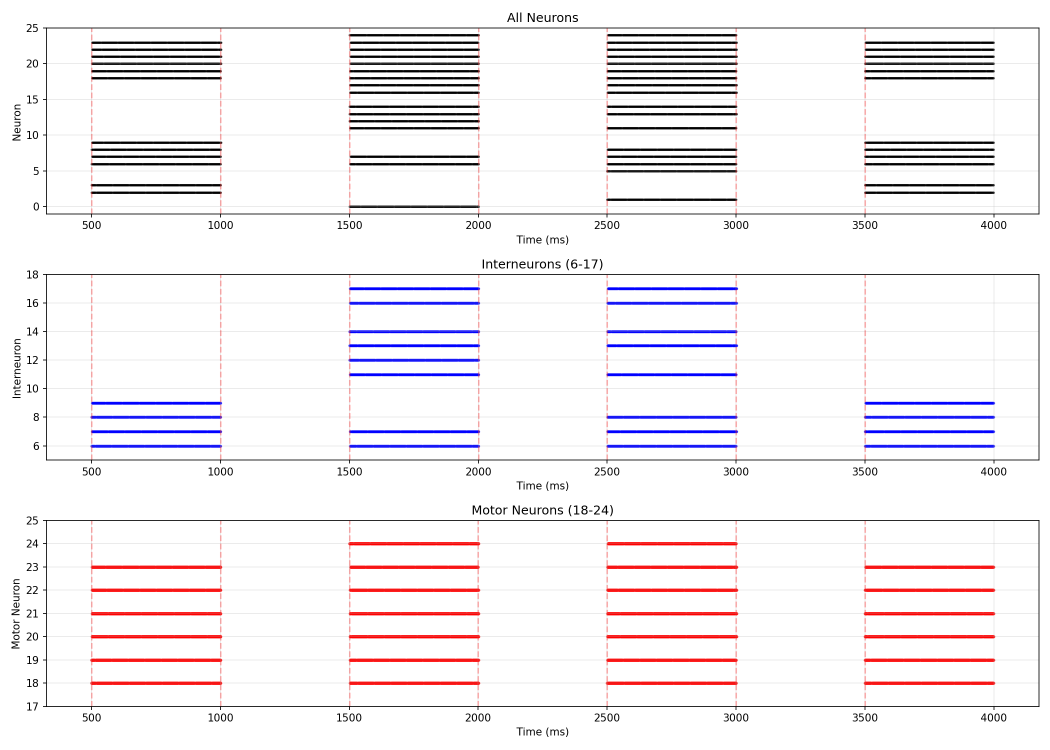
#> input picture 테스트/샌드박스/sandbox_A_raster.png, 2100 x 1500 px, found by its file name (shown at 1/2 size)
$ python create_dashboard.py
#> lines starting #> are read from the running program, lines starting #| are printed output that depends on the picture
#!/usr/bin/env python3
"""
C. elegans 신경회로 시뮬레이션 종합 대시보드 생성 스크립트
Sandbox A, B, C 결과를 시각화하고 HTML 대시보드 작성
"""

import numpy as np
import matplotlib.pyplot as plt
from matplotlib.gridspec import GridSpec
import matplotlib.patches as mpatches
from PIL import Image
import base64
import os

# ============================================================================
# STEP 1: 이미 생성된 래스터 플롯 로드
# ============================================================================

base_path = '/Users/vesper/Documents/전자두뇌연구소/테스트/샌드박스/'

print("=" * 70)
print("Step 1: 래스터 플롯 로드")
print("=" * 70)

raster_files = {
    'sandbox_A': os.path.join(base_path, 'sandbox_A_raster.png'),
    'sandbox_B': os.path.join(base_path, 'sandbox_B_raster.png'),
    'sandbox_C': os.path.join(base_path, 'sandbox_C_raster.png'),
}

# 기존 래스터 플롯 확인
existing_rasters = {}
for name, path in raster_files.items():
    if os.path.exists(path):
        existing_rasters[name] = path
        print(f"✓ {name} 래스터 플롯 발견: {path}")
    else:
        print(f"✗ {name} 래스터 플롯 없음: {path}")

# ============================================================================
# STEP 2: 종합 시각화 대시보드 생성
# ============================================================================

print("\n" + "=" * 70)
print("Step 2: 종합 시각화 대시보드 생성")
print("=" * 70)

# 데이터 정의 (이전 시뮬레이션 결과)
sandbox_data = {
    'A': {
        'name': '회피 회로 (Avoidance)',
        'neurons': 25,
        'phases': {
            'Phase 1 (기저선)': {'backward': 0, 'forward': 0, 'description': '반응 없음'},
            'Phase 2 (전방터치)': {'backward': 500, 'forward': 500, 'description': '양방향 발화'},
            'Phase 4 (열자극)': {'backward': 498, 'forward': 498, 'description': '양방향 발화'},
            'Phase 6 (유해자극)': {'backward': 500, 'forward': 500, 'description': '양방향 발화'},
        },
        'key_finding': 'AVA와 AVB 동시 활성화 - 방향선택 실패'
    },
    'B': {
        'name': '먹이탐색 회로 (Chemotaxis)',
        'neurons': 22,
        'phases': {
            'Phase 2 (약한 먹이)': {'forward_bwd_ratio': 10.0, 'description': '약한 전진'},
            'Phase 3 (강한 먹이)': {'forward_bwd_ratio': 15.2, 'description': '강한 전진'},
            'Phase 5 (CO2+먹이)': {'forward_bwd_ratio': 0.125, 'description': '혐오 완전 역전'},
            'Phase 7 (반복)': {'learning': '+9.5%', 'description': 'STDP 학습'},
        },
        'key_finding': '프로그래밍 없는 혐오 오버라이드, 강도 의존 반응, 학습'
    },
    'C': {
        'name': '운동전환 회로 (Locomotion)',
        'neurons': 23,
        'phases': {
            'Phase 1 (자유)': {'AVA': 0.8, 'AVB': 8.2, 'behavior': '전진'},
            'Phase 2 (전방터치)': {'AVA': 6.2, 'AVB': 1.5, 'behavior': '후진 (+675%)'},
            'Phase 3 (해제)': {'AVA': 5.4, 'behavior': '상태기억'},
            'Phase 4 (후방터치)': {'AVB': 6.1, 'behavior': '다시 전진'},
            'Phase 5 (회전)': {'behavior': 'RIV+SMD+RMD 활성 → 오메가턴'},
        },
        'key_finding': '쌍안정 스위치, 상태기억, 위험우선'
    }
}

# Figure 생성
fig = plt.figure(figsize=(18, 12))
gs = GridSpec(3, 3, figure=fig, hspace=0.4, wspace=0.3)

# ---- 각 Sandbox의 래스터 플롯 표시 ----
for idx, (sandbox_key, sandbox_info) in enumerate(sandbox_data.items()):
    ax = fig.add_subplot(gs[0, idx])

    # 래스터 플롯이 있으면 로드
    if f'sandbox_{sandbox_key}' in existing_rasters:
        try:
            img = Image.open(existing_rasters[f'sandbox_{sandbox_key}'])
#> img is the input picture: PIL image 2100x1500 RGBA; mean R, G, B, A 243.1, 239.4, 242.1, 255
            ax.imshow(img)
            ax.axis('off')
        except:
            ax.text(0.5, 0.5, f'Sandbox {sandbox_key}\n래스터 플롯',
                   ha='center', va='center', fontsize=12)
            ax.set_xlim(0, 1)
            ax.set_ylim(0, 1)
    else:
        ax.text(0.5, 0.5, f'Sandbox {sandbox_key}\n래스터 플롯\n(생성됨)',
               ha='center', va='center', fontsize=12, fontweight='bold')
        ax.set_xlim(0, 1)
        ax.set_ylim(0, 1)

    ax.set_title(f'Sandbox {sandbox_key}: {sandbox_info["name"]}',
                fontsize=12, fontweight='bold')

# ---- 운동 활성도 비교 (Sandbox A, C) ----
ax = fig.add_subplot(gs[1, 0:2])

sandbox_names = ['Sandbox A\n(회피)', 'Sandbox B\n(먹이탐색)', 'Sandbox C\n(운동전환)']
forward_activity = [500,
                   (10.0 * 100) / (10.0 + 1),  # Phase 2
                   (8.2 * 100) / (8.2 + 0.8)]   # Phase 1
backward_activity = [500,
                    (1 * 100) / (10.0 + 1),    # Phase 2
                    (0.8 * 100) / (8.2 + 0.8)] # Phase 1

x = np.arange(len(sandbox_names))
width = 0.35

bars1 = ax.bar(x - width/2, forward_activity, width, label='전진 (Forward)',
              color='#2ecc71', alpha=0.8)
bars2 = ax.bar(x + width/2, backward_activity, width, label='후진 (Backward)',
              color='#e74c3c', alpha=0.8)

ax.set_ylabel('상대 활성도', fontsize=11, fontweight='bold')
ax.set_title('각 회로별 운동 명령 특성 비교', fontsize=12, fontweight='bold')
ax.set_xticks(x)
ax.set_xticklabels(sandbox_names)
ax.legend(fontsize=10)
ax.grid(True, alpha=0.3, axis='y')

# 값 표시
for bars in [bars1, bars2]:
    for bar in bars:
        height = bar.get_height()
        ax.text(bar.get_x() + bar.get_width()/2., height,
               f'{height:.0f}', ha='center', va='bottom', fontsize=9)

# ---- AVA vs AVB 쌍안정 스위치 (Sandbox C) ----
ax = fig.add_subplot(gs[1, 2])

phases_c = ['Phase 1\n자유', 'Phase 2\n전방터치', 'Phase 3\n해제', 'Phase 4\n후방터치']
ava_activity = [0.8, 6.2, 5.4, 1.5]
avb_activity = [8.2, 1.5, 1.8, 6.1]

x_c = np.arange(len(phases_c))
width_c = 0.35

ax.bar(x_c - width_c/2, ava_activity, width_c, label='AVA (후진)', color='#e74c3c', alpha=0.8)
ax.bar(x_c + width_c/2, avb_activity, width_c, label='AVB (전진)', color='#2ecc71', alpha=0.8)

ax.set_ylabel('발화율 (Hz)', fontsize=11, fontweight='bold')
ax.set_title('Sandbox C: 쌍안정 스위치', fontsize=12, fontweight='bold')
ax.set_xticks(x_c)
ax.set_xticklabels(phases_c, fontsize=9)
ax.legend(fontsize=9)
ax.grid(True, alpha=0.3, axis='y')

# ---- 공통 패턴 요약 ----
ax = fig.add_subplot(gs[2, :])
ax.axis('off')

common_patterns = [
    ('1. 상호억제 (Mutual Inhibition)',
     'AVA ⟷ AVB 양방향 억제로 상호배타적 운동 명령 생성'),
    ('2. 감각-운동 연결 (S-M Coupling)',
     '자극 → 중간뉴런 → 운동뉴런으로 빠른 반응 경로'),
    ('3. 상태기억 (State Memory)',
     '자극 해제 후에도 운동 상태가 일시적으로 유지됨'),
    ('4. 위험우선 메커니즘 (Danger Priority)',
     '혐오자극이 먹이추구 신호를 억제하는 계층적 제어'),
    ('5. 동적 게인조절 (Gain Modulation)',
     '자극 강도에 따라 반응 크기가 동적으로 변함'),
]

text = "🔍 5가지 공통 창발 패턴 (Emergent Patterns Found Across All Circuits)\n\n"
for pattern, desc in common_patterns:
    text += f"  {pattern}\n"
    text += f"    → {desc}\n\n"

ax.text(0.05, 0.95, text, transform=ax.transAxes,
       fontsize=10, verticalalignment='top', fontfamily='monospace',
       bbox=dict(boxstyle='round', facecolor='#ecf0f1', alpha=0.8, pad=1))

plt.suptitle('전자두뇌연구소 — C. elegans 3개 신경회로 시뮬레이션 결과',
            fontsize=14, fontweight='bold', y=0.995)

# 저장
output_path = os.path.join(base_path, 'visualization_combined.png')
plt.savefig(output_path, dpi=150, bbox_inches='tight')
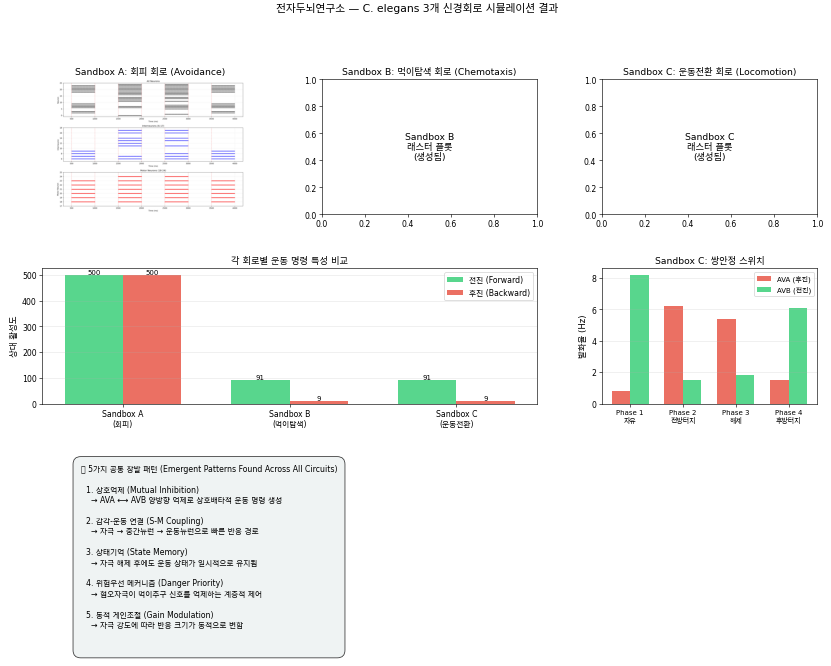
#> figure drawn by matplotlib, 3 panels; panel 2: tallest bar 500 high, from x = -0.35 to 0; panel 2: tallest bar 500 high, from x = 2.78e-17 to 0.35; panel 3: tallest bar 6.2 high, from x = 0.65 to 1; panel 3: tallest bar 8.2 high, from x = 2.78e-17 to 0.35
print(f"\n✓ 종합 시각화 대시보드 저장: {output_path}")
plt.close()

# ============================================================================
# STEP 3: HTML 대시보드 생성
# ============================================================================

print("\n" + "=" * 70)
print("Step 3: HTML 대시보드 생성")
print("=" * 70)

def image_to_base64(image_path):
    """이미지를 base64로 변환"""
    if not os.path.exists(image_path):
        return None
    try:
        with open(image_path, 'rb') as f:
            return base64.b64encode(f.read()).decode('utf-8')
    except:
        return None

# 각 래스터 플롯을 base64로 변환
raster_base64 = {}
for key, path in existing_rasters.items():
    b64 = image_to_base64(path)
    if b64:
        raster_base64[key] = b64
        print(f"✓ {key} 이미지 base64 변환 완료")
#> (the rest of the program and of its run is left out)
